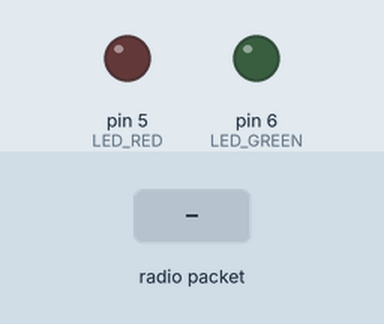
Recording of a sketch running on a simulated Arduino Uno, built with avr-gcc and run on an emulated ATmega328P. Parts: output pins drawn as LEDs (lit = HIGH). Inputs (shaded band) come from the test bench. No radio packets arrive unless stated; what the sketch prints to the serial monitor is not drawn.

Above: at 1.2 s.
1.3 s: radio packet "5" arrives
Timing chart, 0 to 4.3 s (numbered marks = the images above; inputs shaded):
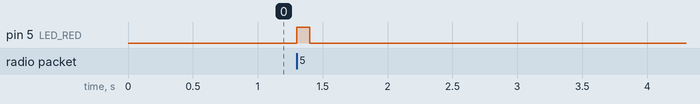

Measured:
- after the input at 1.3 s, pin 5 (LED_RED): LOW → HIGH at once, → LOW 0.10 s later

The sketch:

Smart_Energy_Meter_Arduino_nano_lora_Receive.ino
```cpp
#include <SPI.h>
#include <LoRa.h>

// LoRa status LEDs
const int LED_RED    = 5;
const int LED_GREEN   = 6;


void setup() {
  Serial.begin(9600);
  while (!Serial);

  // ---- LoRa init ----
  pinMode(LED_RED, OUTPUT);
  pinMode(LED_GREEN, OUTPUT);
  digitalWrite(LED_RED, LOW);
  digitalWrite(LED_GREEN, LOW);


  if (!LoRa.begin(433E6)) {
    Serial.println("LoRa init failed!");
    digitalWrite(LED_GREEN, HIGH);
    while (1);
  }
  Serial.println("LoRa Receiver Ready");
}

void loop() {
  int packetSize = LoRa.parsePacket();
  if (packetSize) {
    // received a packet
    String packet = "";
    while (LoRa.available()) {
      packet += (char)LoRa.read();
    }
    digitalWrite(LED_RED, HIGH);
    delay(100);
    digitalWrite(LED_RED, LOW);

    // packet is "Vrms,Irms,P,Wh"
    Serial.print("Recv: ");
    Serial.println(packet);

    // simple parsing demo
    float V, I, P, E;
    int idx1 = packet.indexOf(',');
    int idx2 = packet.indexOf(',', idx1+1);
    int idx3 = packet.indexOf(',', idx2+1);

    V = packet.substring(0, idx1).toFloat();
    I = packet.substring(idx1+1, idx2).toFloat();
    P = packet.substring(idx2+1, idx3).toFloat();
    E = packet.substring(idx3+1).toFloat();

    Serial.print(" Voltage: "); Serial.print(V); Serial.println(" V");
    Serial.print(" Current: "); Serial.print(I); Serial.println(" A");
    Serial.print(" Power:   "); Serial.print(P); Serial.println(" W");
    Serial.print(" Energy:  "); Serial.print(E); Serial.println(" Wh");
    Serial.println();
  }
}
```
